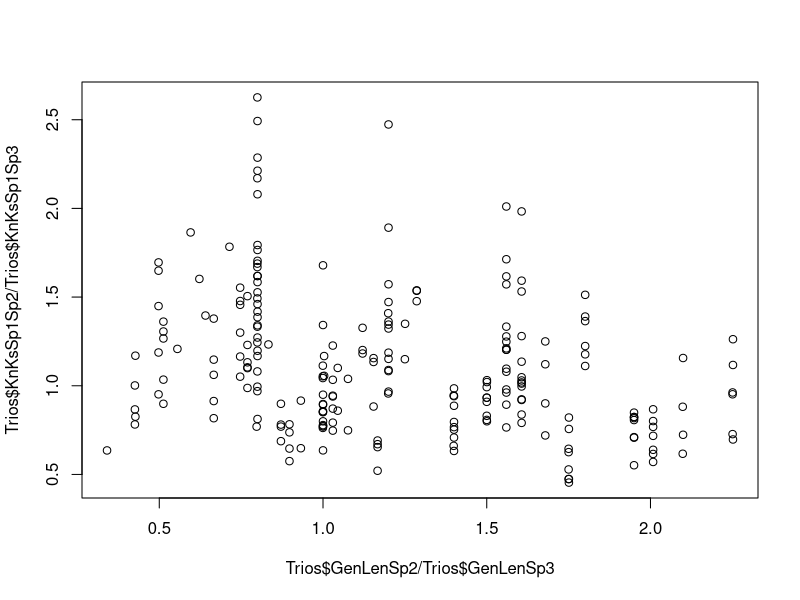

Source code (R):
rm(list=ls(all=TRUE))
  
Trios = read.table("../../Body/2Derived/TrioTracerA.PairWiseAnnotation.txt")  

# NumbOfSubst,Synon,NonsAll,Nons1,Nons2,Nons3,Indel,Grantham1,Grantham2,Grantham3

#Trios$KnKsSp1Sp2 = unlist(strsplit(as.character(Trios$DistancesAllCodonSubstBetweenSp1AndSp2),','))[2]

Divergence <- function(x) {
  # x = as.character(Trios$DistancesAllCodonSubstBetweenSp1AndSp2)
  Div = as.numeric(unlist(strsplit(x,','))[1])}


KnKs <- function(x) {
  # x = as.character(Trios$DistancesAllCodonSubstBetweenSp1AndSp2)
  Ks = as.numeric(unlist(strsplit(x,','))[2])
  Kn = as.numeric(unlist(strsplit(x,','))[3])
  KnKs = Kn/Ks }

AverageGrantham <- function(x) {
  # x = as.character(Trios$DistancesAllCodonSubstBetweenSp1AndSp2)
  Nons = as.numeric(unlist(strsplit(x,','))[4])
  Grantham = as.numeric(unlist(strsplit(x,','))[8])
  AverageGrantham = Grantham/Nons }

Trios$DivergenceSp1Sp2 = apply(as.matrix(Trios$DistancesAllCodonSubstBetweenSp1AndSp2),1,Divergence)
Trios$KnKsSp1Sp2 = apply(as.matrix(Trios$DistancesAllCodonSubstBetweenSp1AndSp2),1,KnKs)
Trios$AverageGranthamSp1Sp2 = apply(as.matrix(Trios$DistancesAllCodonSubstBetweenSp1AndSp2),1,AverageGrantham)

Trios$DivergenceSp1Sp3 = apply(as.matrix(Trios$DistancesAllCodonSubstBetweenSp1AndSp3),1,Divergence)
Trios$KnKsSp1Sp3 = apply(as.matrix(Trios$DistancesAllCodonSubstBetweenSp1AndSp3),1,KnKs)
Trios$AverageGranthamSp1Sp3 = apply(as.matrix(Trios$DistancesAllCodonSubstBetweenSp1AndSp3),1,AverageGrantham)

Trios$DivergenceSp2Sp3 = apply(as.matrix(Trios$DistancesAllCodonSubstBetweenSp2AndSp3),1,Divergence)
Trios$KnKsSp2Sp3 = apply(as.matrix(Trios$DistancesAllCodonSubstBetweenSp2AndSp3),1,KnKs)
Trios$AverageGranthamSp2Sp3 = apply(as.matrix(Trios$DistancesAllCodonSubstBetweenSp2AndSp3),1,AverageGrantham)

### outgroup is 1: 2 and 3 are ingroup species. 
### If 2 is more long-lived than 3 (Trios$GenLengthSp2Sp3 > 0)
### we expect that Trios$KnKsSp1Sp2 > Trios$KnKsSp1Sp3 

cor.test(Trios$GenLenSp2/Trios$GenLenSp3,Trios$KnKsSp1Sp2/Trios$KnKsSp1Sp3, method = 'spearman')
plot(Trios$GenLenSp2/Trios$GenLenSp3,Trios$KnKsSp1Sp2/Trios$KnKsSp1Sp3)






